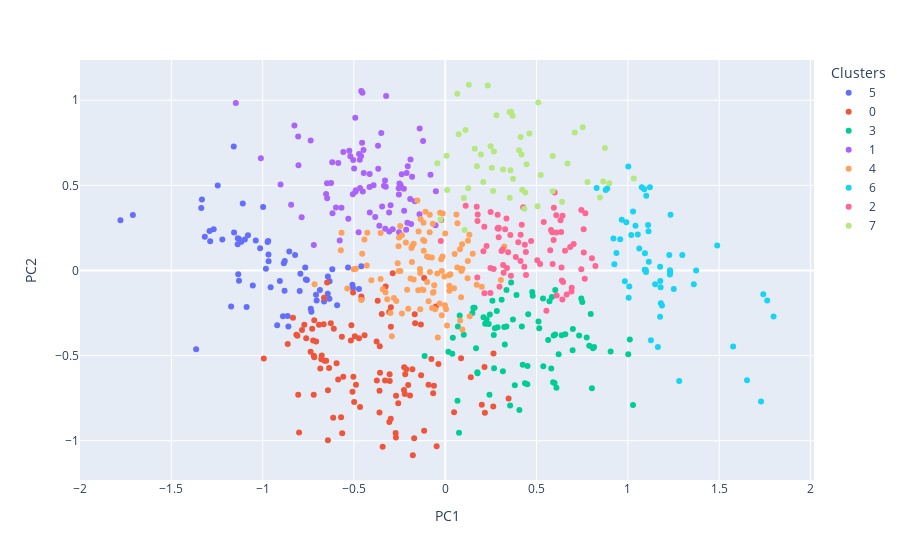

The notebook cell saved with this chart:
### Code cell
df,knn=visualize_KMeans_clustering(normalized_team_stats,teams,team_stats,8,2,output=True)
